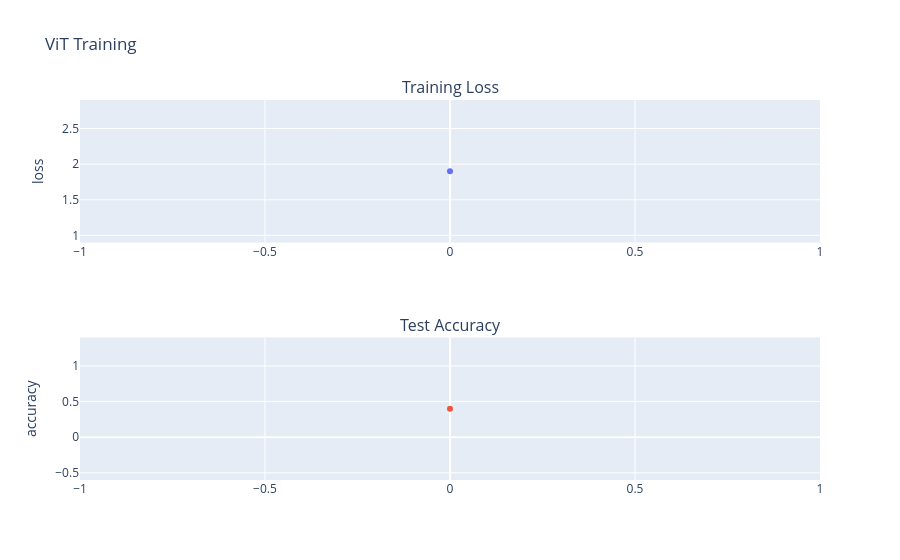

Write notebook code for a chart like this one.
### Code cell
model, train_loss, test_acc = vit.train(
        batch_size=batch_size,
        lr=lr,
        weight_decay=weight_decay,
        epochs=num_epochs,
    )
visual.show_training_stats(train_loss, test_acc).show()

### Figure 1 — Plotly figure (JSON) as saved in the notebook; plotly's stock layout.template omitted (floating-point values rounded to 4 significant figures)
{"data": [{"mode": "lines+markers", "type": "scatter", "x": [0], "xaxis": "x", "y": [1.901], "yaxis": "y"}, {"mode": "lines+markers", "type": "scatter", "x": [0], "xaxis": "x2", "y": [0.3993], "yaxis": "y2"}], "layout": {"annotations": [{"font": {"size": 16}, "showarrow": false, "text": "Training Loss", "x": 0.5, "xanchor": "center", "xref": "paper", "y": 1, "yanchor": "bottom", "yref": "paper"}, {"font": {"size": 16}, "showarrow": false, "text": "Test Accuracy", "x": 0.5, "xanchor": "center", "xref": "paper", "y": 0.375, "yanchor": "bottom", "yref": "paper"}], "showlegend": false, "title": {"text": "ViT Training"}, "xaxis": {"anchor": "y", "domain": [0, 1]}, "xaxis2": {"anchor": "y2", "domain": [0, 1]}, "yaxis": {"anchor": "x", "domain": [0.625, 1], "title": {"text": "loss"}}, "yaxis2": {"anchor": "x2", "domain": [0, 0.375], "title": {"text": "accuracy"}}}}
